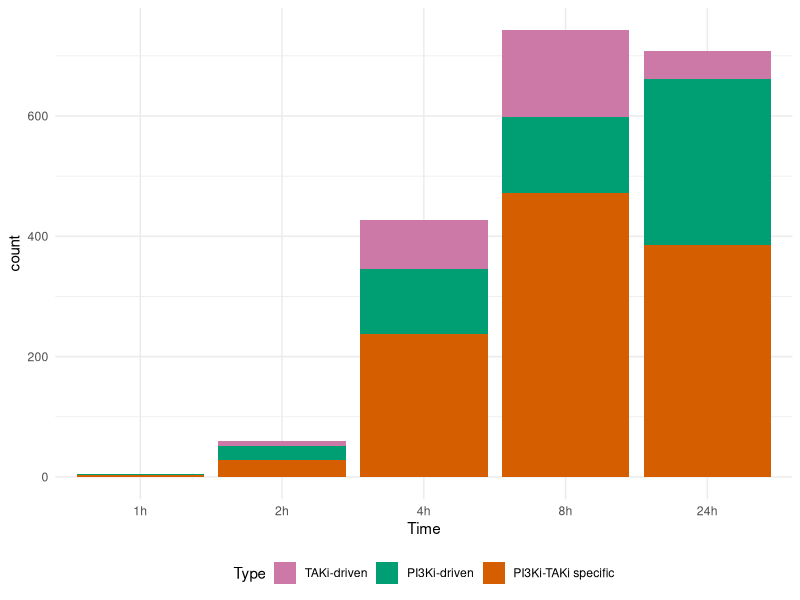
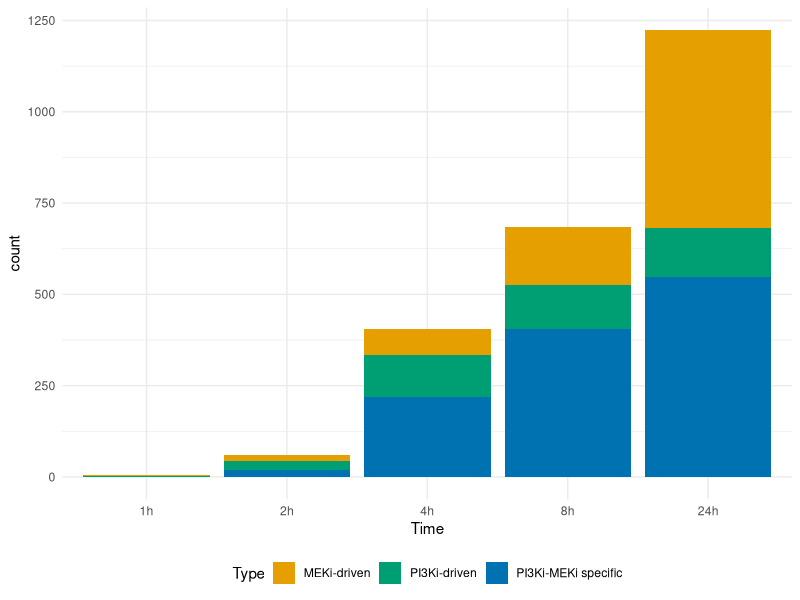
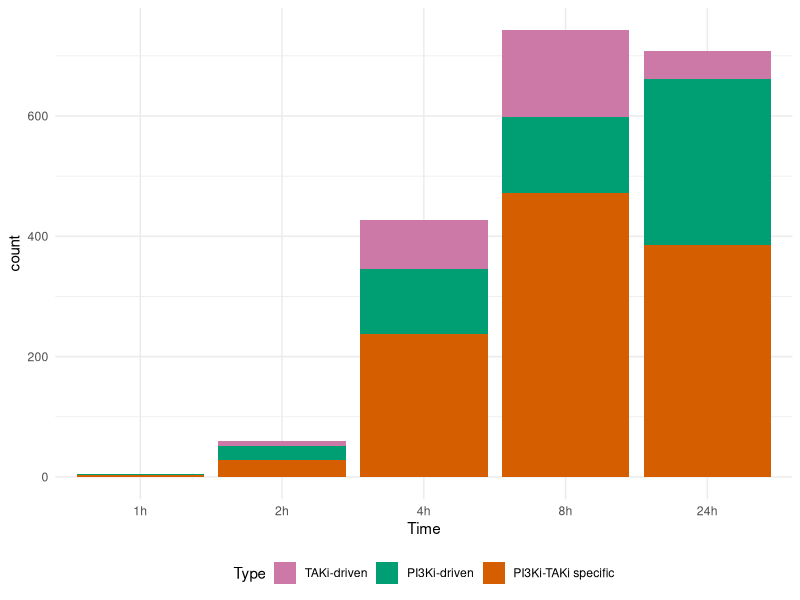
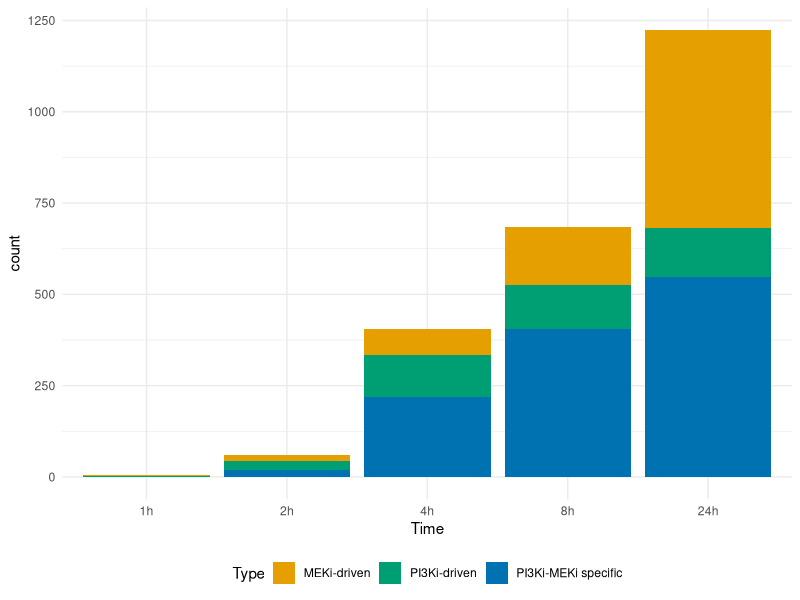

These figures' R source, in order:
library(tidyverse)

PI5Z_all <- read.csv("Transcriptomics/Output/PI5Z_specific_barplots.csv")
PIPD_all <- read.csv("Transcriptomics/Output/PIPD_specific_barplots.csv")

PI5Z_specific_DEGs <- read.csv("Transcriptomics/Output/PI5Z_specific_DEGs.csv")
PIPD_specific_DEGs <- read.csv("Transcriptomics/Output/PIPD_specific_DEGs.csv")

PIPD_all$Time <- factor(PIPD_all$Time, levels = c("1h","2h","4h","8h","24h"))
PI5Z_all$Time <- factor(PI5Z_all$Time, levels = c("1h","2h","4h","8h","24h"))


cls <- c("5Z_driven" = "#CC79A7", "PI_driven" = "#009E73","PI5Z_specific" = "#D55E00" )

ggplot(PI5Z_all, aes(x=Time, y=count, fill = Type)) + 
  scale_fill_manual(values= cls,
                    labels = c("TAKi-driven","PI3Ki-driven","PI3Ki-TAKi specific")) +
  geom_bar(position="stack", stat="identity") +
  theme_minimal() +
  theme(legend.position = "bottom")

ggsave("Figures/tr_change_type_PI5Z.png",width = 15,
       height = 15,
       units = "cm",
       dpi = 300)

cls <- c("PD_driven" = "#E69F00", "PI_driven" = "#009E73","PIPD_specific" = "#0072B2" )
ggplot(PIPD_all, aes(x=Time, y=count, fill = Type)) + 
  scale_fill_manual(values= cls,
                    labels = c("MEKi-driven","PI3Ki-driven","PI3Ki-MEKi specific")) +
  geom_bar(position="stack", stat="identity") +
  theme_minimal()+
  theme(legend.position = "bottom")

ggsave("Figures/tr_change_type_PIPD.png",width = 15,
       height = 15,
       units = "cm",
       dpi = 300)
intersect_by_time <- function(df1, df2) {
  # Split both dataframes by time
  df1_split <- split(df1, df1$Time)
  df2_split <- split(df2, df2$Time)
  # Create a empty list to store the results
  result <- list()
  # loop over the elements in both split dataframes and find the common gene 
  for(i in 1:length(df1_split)){
    name <- names(df1_split)[i]
    result[[name]] <-intersect(df1_split[[i]]$gene_name, df2_split[[i]]$gene_name)
  }
  # return the result
  return(result)
}

synergy_specific_overlap <- intersect_by_time(PI5Z_specific_DEGs, PIPD_specific_DEGs)
